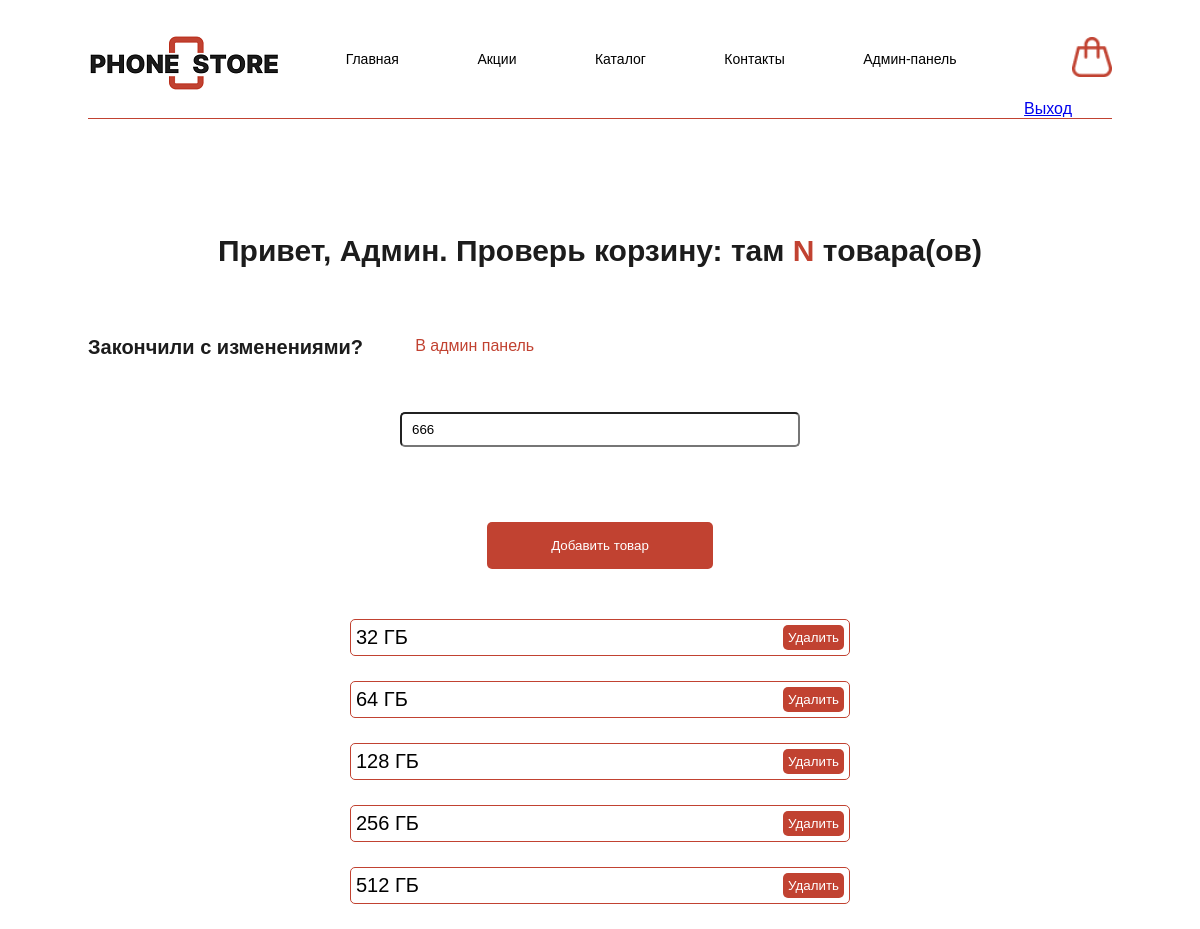
The app's page /product/memory.php (signed in) with its own data.
### tables this page shows
CREATE TABLE `memory` (
  `id` int(11) NOT NULL,
  `ROM` varchar(255) NOT NULL
);

### product/memory.php (the view, shortened to what this page needs)
<?php
include '../core.php';
$colr = mysqli_query($mysqli, "SELECT * FROM `memory`");
?>
<!DOCTYPE html>
<html lang="en">
<head>
    <link rel="stylesheet" href="style_admin.css">
</head>
<body>
    <?php
    include('../header_products.php')
        ?>
    <main class="main">
        <div class="container">
            <div class="main-admin-block__h">
                <h1>Привет, Админ. Проверь корзину: там <font color="#C14231"> N </font> товара(ов)</h1>
            </div>
            <div class="main-admin-block-a">
                <div class="main-admin-block__p">
                    <p>Закончили с изменениями?</p>
                </div>
                <div class="main-admin-block__exit">
                    <a href="../admin_panel.php" id="exit">В админ панель</a>
                </div>
            </div>
            <form action="memory.php" method="post" style="max-width: 1000px; margin: 0 auto;">
                <div class="main-admin-block-update" id="update_Tovar" style=" margin-top: 50px; display: flex; justify-content: center;">
                    <div class="main-admin-update-inputs" style="margin: 0;">
                        <div class="main-admin-update-inputs-newName">
                            <input type="text" id="nameColor" name="nameColor" placeholder="Количество памяти" value = "666" required>
                        </div>
                        <div class="main-admin-block-right-updateTovar">
                            <button id="addColor" name="addColor">Добавить товар</button>
                        </div>
                    </div>
                </div>
            </form>
<div style="max-width: 500px; margin: 0 auto;">
      <?php
         while($row_color = mysqli_fetch_assoc($colr)) {
            ?>
            <form action="memory.php" method="post">
               <div class="cell" style="display: flex; align-items: center; justify-content: space-between; font-size: 20px; margin-bottom: 25px; border: 1px solid #C14231; padding: 5px; border-radius: 5px;">
               <div style="display: flex; align-items: center; gap: 10px;">
               <?php echo $row_color['ROM'].' ГБ'; ?>
               </div>
               <button id="delColor" name="delColor" type="submit" style="background-color: #C14231; border-radius: 5px; padding: 5px; color: white;">Удалить</button>
               </div>
            </form>
            <?php
         }
      ?>
</div>
        </div>
    </main>
</body>
</html>

### product/style_admin.css (style rules this page uses)
* { padding: 0; margin: 0; box-sizing: border-box; }
button { border: none; }
body { width: 100%; font-family: 'arial'; }
input { padding: 8px 10px; }
.container { max-width: 1290px; margin: 0 auto; }
.main-admin-block__h { margin-top: 100px; display: flex; justify-content: center; }
.main-admin-block__h h1 { font-style: normal; font-weight: 900; font-size: 30px; line-height: 63px; color: #1C1C1C; }
.main-admin-block-a { display: flex; }
.main-admin-block__p { margin-top: 50px; width: 30%; }
.main-admin-block__p p { font-style: normal; font-weight: 900; font-size: 20px; line-height: 30px; color: #1C1C1C; }
.main-admin-block__a, .main-admin-block__exit { display: flex; margin-top: 55px; align-items: baseline; }
.main-admin-block__exit #exit { background-color: #ffffff; color: #C14231; margin-left: 20px; text-decoration: none; border-radius: 5px; }
.main-admin-block-right-addTovar, .main-admin-block-right-updateTovar { margin: 50px; display: flex; justify-content: center; }
.main-admin-block-right-addTovar button, .main-admin-block-right-updateTovar button { padding: 16px 64px; background-color: #C14231; color: #ffffff; border: none; border-radius: 5px; }
.main-admin-block-update { display: flex; margin-top: 100px; align-items: baseline; }
.main-admin-update-inputs { width: 40%; margin-left: 20px; display: flex; flex-direction: column; }
.main-admin-update-inputs input { width: 100%; border-radius: 5px; margin-bottom: 25px; }
.main { margin-top: 100px; }
@media (max-width:1230px) { .container { max-width: 1024px; } }

### records on screen
memory: ROM "32"
memory: ROM "64"
memory: ROM "128"
memory: ROM "256"
memory: ROM "512"
